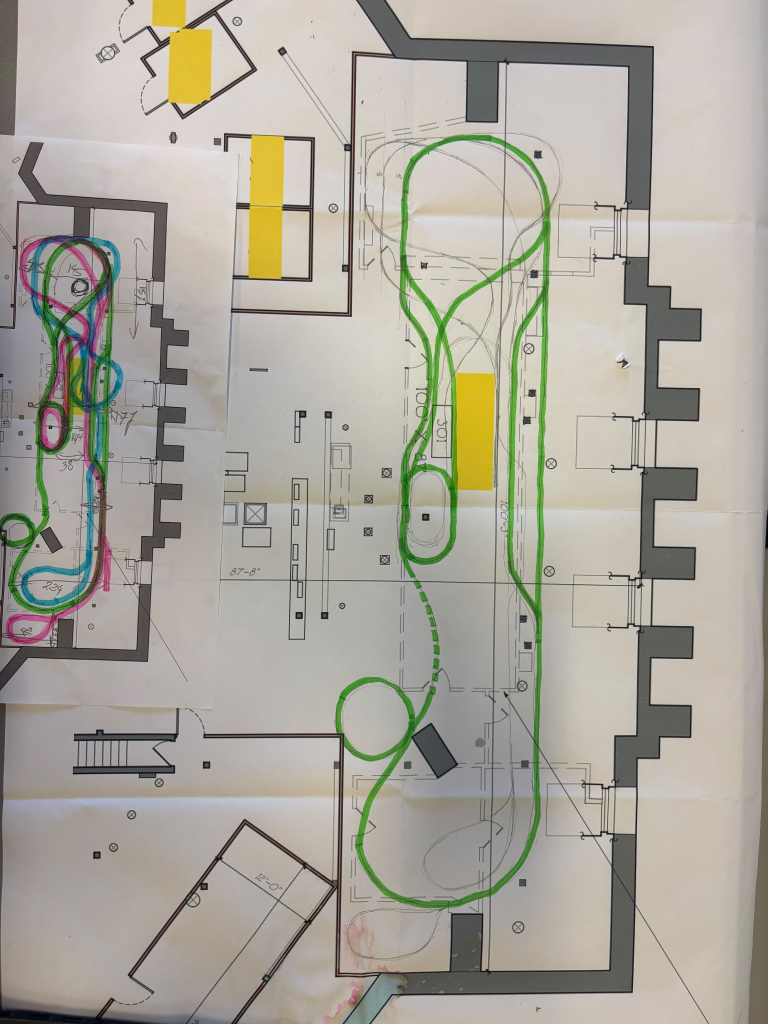
#> input picture documentation/WhatsApp Image 2026-08-01 at 11.04.55 PM.jpeg, 3840 x 5120 px (shown at 1/5 size)
$ python -i train_detector.py   (imports and definitions only)
#> lines starting #> are read from the running program, lines starting #| are printed output that depends on the picture; after the words box and inside, x2 and y2 are one past the last pixel; in counts of white or black regions, pixels touching at a corner belong together
# train_detector.py — v10.0 with confidence + track path learning
# Harry Locomotive Project 3 | Datix AI | June 2026

import cv2
import json
import os
import numpy as np
import time
import logging
from collections import deque

import config

logger = logging.getLogger("Tracker")

WAIT_TABLE = "WAIT_TABLE"
WAIT_A     = "WAIT_A"
WAIT_B     = "WAIT_B"
TRACKING   = "TRACKING"


class TrainPosition:
    # [7 lines left out: function __init__, not called in this run]

    def as_tuple(self):
        return (self.x, self.y)


# ── Track path recorder / snapper ────────────────────────────────

class TrackPath:
    """
    Records the loop path from Train A's movements.
    Snaps tracker positions to nearest path point to prevent drift.
    """

    def __init__(self):
        self._points   = []
        self.recording = False
        self._loaded   = False

    @property
    def has_path(self) -> bool:
        return len(self._points) >= 10

    @property
    def points(self):
        return self._points

    # [41 lines left out: functions start_recording, stop_recording, record, snap, _save, not called in this run]

    def load(self):
        # getattr fallback in case config.py is not yet updated
        track_file = getattr(config, 'TRACK_PATH_FILE', 'track_path.json')
        pf = os.path.join(
            os.path.dirname(os.path.abspath(__file__)),
            track_file)
        if not os.path.exists(pf):
            return
        try:
            with open(pf) as f:
                d = json.load(f)
            self._points = [tuple(p) for p in d["points"]]
            self._loaded = True
            logger.info(f"Track path loaded — {len(self._points)} pts")
        except Exception as e:
            logger.warning(f"Track path load failed: {e}")


# ── Per-train tracker ─────────────────────────────────────────────

class _TrainTracker:

    def __init__(self, label: str):
        self.label         = label
        self._px           = None
        self._py           = None
        self._vx           = 0.0
        self._vy           = 0.0
        self._active       = False
        self._seen         = 0.0
        self._buf          = deque(maxlen=config.POSITION_SMOOTH_FRAMES)
        self._blob_area    = 300.0
        self._ref_gray     = None
        self._ref_x1       = 0
        self._ref_y1       = 0
        self._no_blob_ct   = 0
        self._locked       = False
        self._fresh_blobs  = 0   # consecutive frames with real blob

    @property
    def active(self) -> bool:
        return self._active

    @property
    def initialized(self) -> bool:
        return self._px is not None

    @property
    def is_locked(self) -> bool:
        return self._locked

    @property
    def velocity(self):
        return (self._vx, self._vy)

    # [136 lines left out: functions confidence, init, update_with_blob, _update, _store_ref, _ref_matches and 1 more, not called in this run]

    def predicted_pos(self):
        return ((self._px or 0)+self._vx,
                (self._py or 0)+self._vy)

    # [16 lines left out: functions get_position, draw_search_area, not called in this run]

    def is_missing(self) -> bool:
        return (time.time()-self._seen) > config.MISSING_TIMEOUT_S

    # [4 lines left out: function reset, not called in this run]


# ══════════════════════════════════════════════════════════════════
#  DragTracker
# ══════════════════════════════════════════════════════════════════

class DragTracker:

    def __init__(self):
        self._bg = cv2.createBackgroundSubtractorMOG2(
            history=config.MOG2_HISTORY,
            varThreshold=config.MOG2_VAR_THRESHOLD,
            detectShadows=False)
        self._kernel = cv2.getStructuringElement(cv2.MORPH_ELLIPSE,(5,5))

        self._tkr_a = _TrainTracker("A")
        self._tkr_b = _TrainTracker("B")

        self.track_path = TrackPath()
        self.track_path.load()

        self._table_mask = None
        self._table_rect = None

        self.state       = WAIT_TABLE
        self.drag_start  = None
        self.drag_end    = None
        self.is_dragging = False

        self.flash_table = 0.0
        self.flash_a     = 0.0
        self.flash_b     = 0.0

        self._load_table_mask()

    @property
    def ready(self) -> bool:
        return self._tkr_a.initialized and self._tkr_b.initialized

    @property
    def tracking_a(self) -> bool:
        return self._tkr_a.active

    @property
    def tracking_b(self) -> bool:
        return self._tkr_b.active

    def confidence_a(self) -> float:
        return self._tkr_a.confidence

    def confidence_b(self) -> float:
        return self._tkr_b.confidence

    def set_display_frame(self, frame):
        self._bg.apply(frame, learningRate=config.MOG2_LEARNING_RATE)

    def on_mouse_down(self, x, y):
        self.drag_start=(x,y); self.drag_end=(x,y); self.is_dragging=True

    def on_mouse_move(self, x, y):
        if self.is_dragging: self.drag_end=(x,y)

    # [42 lines left out: functions on_mouse_up, _set_table, not called in this run]

    def _load_table_mask(self):
        mf = os.path.join(
            os.path.dirname(os.path.abspath(__file__)),
            config.TABLE_MASK_FILE)
        if not os.path.exists(mf):
            print(f"  No table mask file found at: {mf}")
            print(f"  Draw the table boundary first (Step 1)")
            return
        try:
            with open(mf) as f:
                d = json.load(f)
            x1, y1, x2, y2 = d["rect"]
            self._table_rect = (x1, y1, x2, y2)
            mask = np.zeros(
                (config.DISPLAY_H, config.DISPLAY_W), dtype=np.uint8)
            cv2.rectangle(mask, (x1, y1), (x2, y2), 255, -1)
            self._table_mask = mask
            self.state       = WAIT_A
            print(f"  [OK] Table mask LOADED from: {mf}")
            print(f"     Rect: ({x1},{y1}) → ({x2},{y2})")
            print(f"     Press T to redraw it")
            logger.info(f"Table mask loaded: ({x1},{y1})→({x2},{y2})")
        except Exception as e:
            print(f"  [ERR] Table mask LOAD FAILED: {e}")
            logger.warning(f"Table mask load failed: {e}")

    def redraw_table(self):
        self._table_mask=None; self._table_rect=None; self.state=WAIT_TABLE

    def reselect_a(self):
        self._tkr_a.reset(); self.state=WAIT_A

    def reselect_b(self):
        self._tkr_b.reset(); self.state=WAIT_B

    def update(self, display_frame) -> tuple:
        fg = self._bg.apply(display_frame,
                            learningRate=config.MOG2_LEARNING_RATE)
        fg = cv2.morphologyEx(fg,cv2.MORPH_OPEN,self._kernel)
        fg = cv2.dilate(fg,self._kernel,iterations=1)
        if self._table_mask is not None:
            fg = cv2.bitwise_and(fg,self._table_mask)
        gray = cv2.cvtColor(display_frame,cv2.COLOR_BGR2GRAY)

        blob_a = self._tkr_a.local_search(fg) if self._tkr_a.initialized else None
        blob_b = self._tkr_b.local_search(fg) if self._tkr_b.initialized else None

        # Blob mutex
        if blob_a and blob_b:
            dx=blob_a["cx"]-blob_b["cx"]; dy=blob_a["cy"]-blob_b["cy"]
            if np.sqrt(dx*dx+dy*dy) < config.SEARCH_RADIUS*0.6:
                pa=self._tkr_a.predicted_pos(); pb=self._tkr_b.predicted_pos()
                da=np.sqrt((blob_a["cx"]-pa[0])**2+(blob_a["cy"]-pa[1])**2)
                db=np.sqrt((blob_b["cx"]-pb[0])**2+(blob_b["cy"]-pb[1])**2)
                if da<=db: blob_b=None
                else:      blob_a=None

        # Record path from Train A when recording
        if blob_a and self.track_path.recording:
            self.track_path.record(blob_a["cx"], blob_a["cy"])

        self._tkr_a.update_with_blob(blob_a, gray, self.track_path)
        self._tkr_b.update_with_blob(blob_b, gray, self.track_path)

        return self._tkr_a.get_position(), self._tkr_b.get_position()

    # [13 lines left out: functions a_is_chasing_b, facing_gap, not called in this run]

    def is_a_missing(self) -> bool:
        return not self._tkr_a.initialized or self._tkr_a.is_missing()

    def is_b_missing(self) -> bool:
        return not self._tkr_b.initialized or self._tkr_b.is_missing()

    # [14 lines left out: function instruction_text, not called in this run]


def pixel_distance(a, b):
    if a is None or b is None: return None
    return float(np.sqrt((a.x-b.x)**2+(a.y-b.y)**2))

>>> import cv2
>>> picture = cv2.imread('../documentation/WhatsApp Image 2026-08-01 at 11.04.55 PM.jpeg', cv2.IMREAD_GRAYSCALE)
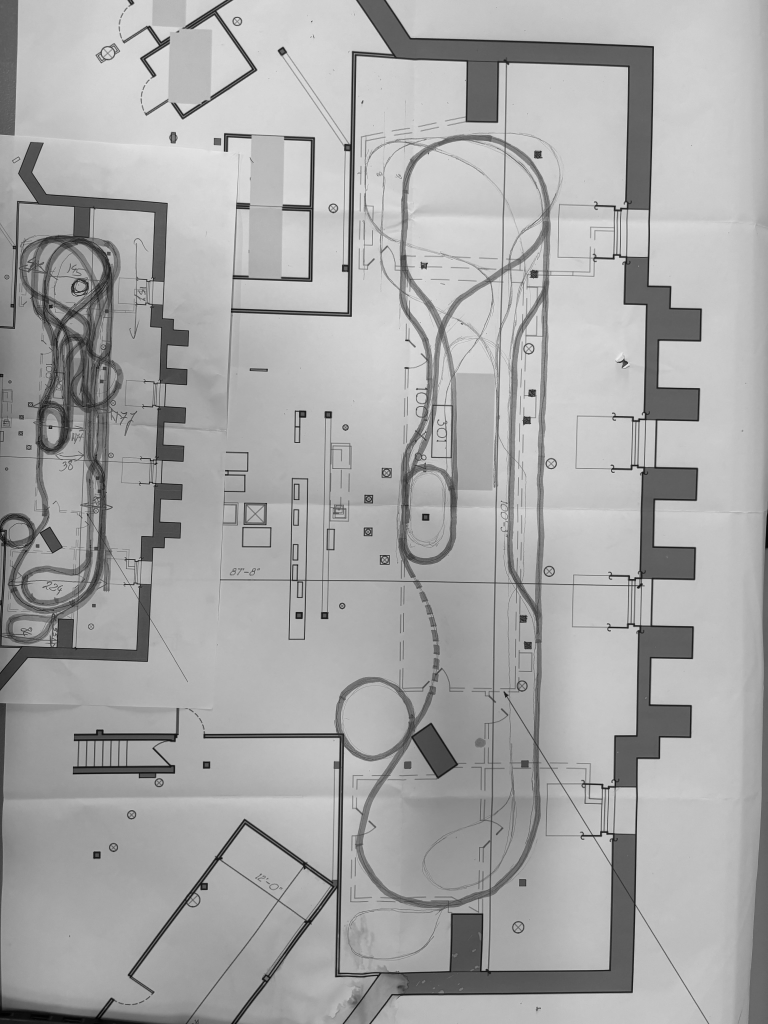
#> picture: shape (5120, 3840) (shown at 1/5 size); min 0, max 246, mean 167.7
>>> result = DragTracker().update(picture)
#> (reads single_track/table_mask.json from the repository)
#> in _load_table_mask, `cv2.rectangle(mask, (x1, y1), (x2, y2), 255, -1)`:
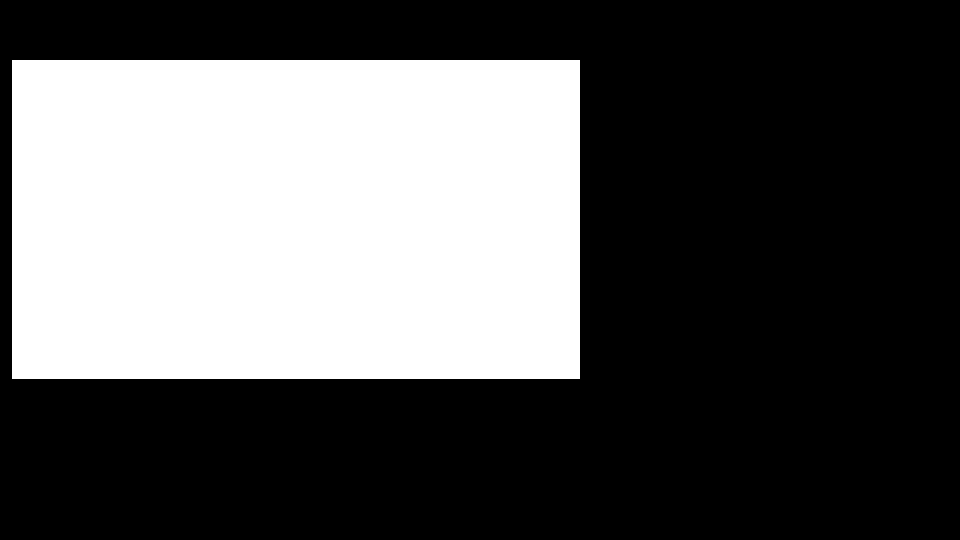
#> mask: shape (540, 960); 35% white; 1 white region, box (x1, y1, x2, y2) and area: (12, 60, 580, 379) 181192
#> in update, `fg = self._bg.apply(display_frame, learningRate=config.MOG2_LEARNING_R..`: fg: shape (5120, 3840); every value is 255
#> (the run stopped early here; a loop or call above may not have finished)
